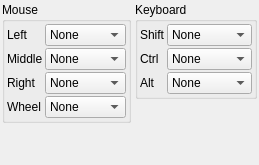
     <widget class="QWidget" name="InteractionTab" >
      <attribute name="title" >
       <string>Interaction</string>
      </attribute>
      <layout class="QHBoxLayout" >
       <property name="margin" >
        <number>2</number>
       </property>
       <property name="spacing" >
        <number>4</number>
       </property>
       <item>
        <layout class="QVBoxLayout" >
         <property name="margin" >
          <number>0</number>
         </property>
         <property name="spacing" >
          <number>4</number>
         </property>
         <item>
          <widget class="QGroupBox" name="MouseGroup" >
           <property name="sizePolicy" >
            <sizepolicy>
             <hsizetype>5</hsizetype>
             <vsizetype>1</vsizetype>
             <horstretch>0</horstretch>
             <verstretch>0</verstretch>
            </sizepolicy>
           </property>
           <property name="title" >
            <string>Mouse</string>
           </property>
           <layout class="QHBoxLayout" >
            <property name="margin" >
             <number>2</number>
            </property>
            <property name="spacing" >
             <number>4</number>
            </property>
            <item>
             <layout class="QGridLayout" >
              <property name="margin" >
               <number>0</number>
              </property>
              <property name="spacing" >
               <number>2</number>
              </property>
              <item row="2" column="0" >
               <widget class="QLabel" name="label_25" >
                <property name="text" >
                 <string>Right</string>
                </property>
               </widget>
              </item>
              <item row="1" column="1" >
               <widget class="QComboBox" name="MiddleMouseCombo" >
                <property name="sizePolicy" >
                 <sizepolicy>
                  <hsizetype>7</hsizetype>
                  <vsizetype>0</vsizetype>
                  <horstretch>0</horstretch>
                  <verstretch>0</verstretch>
                 </sizepolicy>
                </property>
                <item>
                 <property name="text" >
                  <string>None</string>
                 </property>
                </item>
                <item>
                 <property name="text" >
                  <string>Rotate</string>
                 </property>
                </item>
                <item>
                 <property name="text" >
                  <string>Translate</string>
                 </property>
                </item>
                <item>
                 <property name="text" >
                  <string>Interact</string>
                 </property>
                </item>
                <item>
                 <property name="text" >
                  <string>Zoom</string>
                 </property>
                </item>
                <item>
                 <property name="text" >
                  <string>Z-Rotate</string>
                 </property>
                </item>
               </widget>
              </item>
              <item row="0" column="1" >
               <widget class="QComboBox" name="LeftMouseCombo" >
                <property name="sizePolicy" >
                 <sizepolicy>
                  <hsizetype>7</hsizetype>
                  <vsizetype>0</vsizetype>
                  <horstretch>0</horstretch>
                  <verstretch>0</verstretch>
                 </sizepolicy>
                </property>
                <item>
                 <property name="text" >
                  <string>None</string>
                 </property>
                </item>
                <item>
                 <property name="text" >
                  <string>Rotate</string>
                 </property>
                </item>
                <item>
                 <property name="text" >
                  <string>Translate</string>
                 </property>
                </item>
                <item>
                 <property name="text" >
                  <string>Interact</string>
                 </property>
                </item>
                <item>
                 <property name="text" >
                  <string>Zoom</string>
                 </property>
                </item>
                <item>
                 <property name="text" >
                  <string>Z-Rotate</string>
                 </property>
                </item>
               </widget>
              </item>
              <item row="1" column="0" >
               <widget class="QLabel" name="label_24" >
                <property name="text" >
                 <string>Middle</string>
                </property>
               </widget>
              </item>
              <item row="0" column="0" >
               <widget class="QLabel" name="label_23" >
                <property name="text" >
                 <string>Left</string>
                </property>
               </widget>
              </item>
              <item row="2" column="1" >
               <widget class="QComboBox" name="RightMouseCombo" >
                <property name="sizePolicy" >
                 <sizepolicy>
                  <hsizetype>7</hsizetype>
                  <vsizetype>0</vsizetype>
                  <horstretch>0</horstretch>
                  <verstretch>0</verstretch>
                 </sizepolicy>
                </property>
                <item>
                 <property name="text" >
                  <string>None</string>
                 </property>
                </item>
                <item>
                 <property name="text" >
                  <string>Rotate</string>
                 </property>
                </item>
                <item>
                 <property name="text" >
                  <string>Translate</string>
                 </property>
                </item>
                <item>
                 <property name="text" >
                  <string>Interact</string>
                 </property>
                </item>
                <item>
                 <property name="text" >
                  <string>Zoom</string>
                 </property>
                </item>
                <item>
                 <property name="text" >
                  <string>Z-Rotate</string>
                 </property>
                </item>
               </widget>
              </item>
              <item row="3" column="0" >
               <widget class="QLabel" name="label_29" >
                <property name="text" >
                 <string>Wheel</string>
                </property>
               </widget>
              </item>
              <item row="3" column="1" >
               <widget class="QComboBox" name="WheelMouseCombo" >
                <property name="sizePolicy" >
                 <sizepolicy>
                  <hsizetype>7</hsizetype>
                  <vsizetype>0</vsizetype>
                  <horstretch>0</horstretch>
                  <verstretch>0</verstretch>
                 </sizepolicy>
                </property>
                <item>
                 <property name="text" >
                  <string>None</string>
                 </property>
                </item>
                <item>
                 <property name="text" >
                  <string>Rotate</string>
                 </property>
                </item>
                <item>
                 <property name="text" >
                  <string>Translate</string>
                 </property>
                </item>
                <item>
                 <property name="text" >
                  <string>Interact</string>
                 </property>
                </item>
                <item>
                 <property name="text" >
                  <string>Zoom</string>
                 </property>
                </item>
                <item>
                 <property name="text" >
                  <string>Z-Rotate</string>
                 </property>
                </item>
               </widget>
              </item>
             </layout>
            </item>
           </layout>
          </widget>
         </item>
         <item>
          <spacer>
           <property name="orientation" >
            <enum>Qt::Vertical</enum>
           </property>
           <property name="sizeHint" >
            <size>
             <width>20</width>
             <height>40</height>
            </size>
           </property>
          </spacer>
         </item>
        </layout>
       </item>
       <item>
        <layout class="QVBoxLayout" >
         <property name="margin" >
          <number>0</number>
         </property>
         <property name="spacing" >
          <number>4</number>
         </property>
         <item>
          <widget class="QGroupBox" name="KeyboardGroup" >
           <property name="title" >
            <string>Keyboard</string>
           </property>
           <layout class="QVBoxLayout" >
            <property name="margin" >
             <number>2</number>
            </property>
            <property name="spacing" >
             <number>4</number>
            </property>
            <item>
             <layout class="QGridLayout" >
              <property name="margin" >
               <number>0</number>
              </property>
              <property name="spacing" >
               <number>2</number>
              </property>
              <item row="2" column="0" >
               <widget class="QLabel" name="label_32" >
                <property name="text" >
                 <string>Alt</string>
                </property>
               </widget>
              </item>
              <item row="0" column="0" >
               <widget class="QLabel" name="label_30" >
                <property name="text" >
                 <string>Shift</string>
                </property>
               </widget>
              </item>
              <item row="1" column="0" >
               <widget class="QLabel" name="label_31" >
                <property name="text" >
                 <string>Ctrl</string>
                </property>
               </widget>
              </item>
              <item row="0" column="1" >
               <widget class="QComboBox" name="ShiftButtonCombo" >
                <property name="sizePolicy" >
                 <sizepolicy>
                  <hsizetype>7</hsizetype>
                  <vsizetype>0</vsizetype>
                  <horstretch>0</horstretch>
                  <verstretch>0</verstretch>
                 </sizepolicy>
                </property>
                <item>
                 <property name="text" >
                  <string>None</string>
                 </property>
                </item>
                <item>
                 <property name="text" >
                  <string>Transform</string>
                 </property>
                </item>
                <item>
                 <property name="text" >
                  <string>Z-Rotate</string>
                 </property>
                </item>
               </widget>
              </item>
              <item row="1" column="1" >
               <widget class="QComboBox" name="CtrlButtonCombo" >
                <property name="sizePolicy" >
                 <sizepolicy>
                  <hsizetype>7</hsizetype>
                  <vsizetype>0</vsizetype>
                  <horstretch>0</horstretch>
                  <verstretch>0</verstretch>
                 </sizepolicy>
                </property>
                <item>
                 <property name="text" >
                  <string>None</string>
                 </property>
                </item>
                <item>
                 <property name="text" >
                  <string>Transform</string>
                 </property>
                </item>
                <item>
                 <property name="text" >
                  <string>Z-Rotate</string>
                 </property>
                </item>
               </widget>
              </item>
              <item row="2" column="1" >
               <widget class="QComboBox" name="AltButtonCombo" >
                <property name="sizePolicy" >
                 <sizepolicy>
                  <hsizetype>7</hsizetype>
                  <vsizetype>0</vsizetype>
                  <horstretch>0</horstretch>
                  <verstretch>0</verstretch>
                 </sizepolicy>
                </property>
                <item>
                 <property name="text" >
                  <string>None</string>
                 </property>
                </item>
                <item>
                 <property name="text" >
                  <string>Transform</string>
                 </property>
                </item>
                <item>
                 <property name="text" >
                  <string>Z-Rotate</string>
                 </property>
                </item>
               </widget>
              </item>
             </layout>
            </item>
           </layout>
          </widget>
         </item>
         <item>
          <spacer>
           <property name="orientation" >
            <enum>Qt::Vertical</enum>
           </property>
           <property name="sizeHint" >
            <size>
             <width>20</width>
             <height>20</height>
            </size>
           </property>
          </spacer>
         </item>
        </layout>
       </item>
      </layout>
     </widget>
